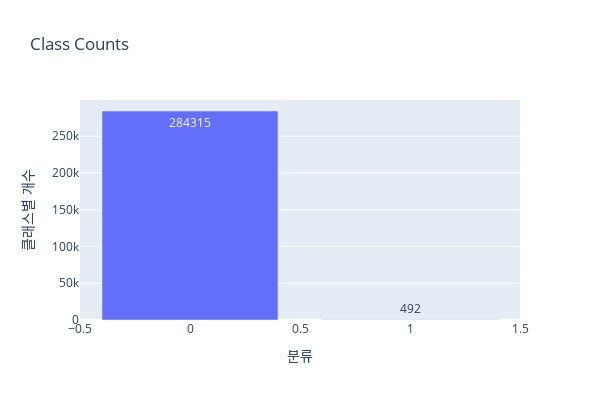

The cell this chart's notebook holds for it:
### Markdown cell above
시각화

### Code cell
import plotly.express as px # 시각화
class_counts = df.Class.value_counts().reset_index()
class_counts.columns = ['Class', 'Count']
fig = px.bar(class_counts, x='Class', y='Count', title='Class Counts', labels={'Class': '분류', 'Count': '개수'}, text='Count')
fig.update_layout(yaxis=dict(title='클래스별 개수'), width=600, height=400)
fig.show()

### Figure 1 — Plotly figure (JSON) as saved in the notebook; plotly's stock layout.template omitted (floating-point values rounded to 4 significant figures)
{"data": [{"hovertemplate": "분류=%{x}<br>개수=%{text}<extra></extra>", "legendgroup": "", "marker": {"color": "#636efa", "pattern": {"shape": ""}}, "name": "", "orientation": "v", "showlegend": false, "text": [284300.0, 492.0], "textposition": "auto", "type": "bar", "x": [0, 1], "xaxis": "x", "y": [284315, 492], "yaxis": "y"}], "layout": {"barmode": "relative", "height": 400, "legend": {"tracegroupgap": 0}, "title": {"text": "Class Counts"}, "width": 600, "xaxis": {"anchor": "y", "domain": [0, 1], "title": {"text": "분류"}}, "yaxis": {"anchor": "x", "domain": [0, 1], "title": {"text": "클래스별 개수"}}}}
